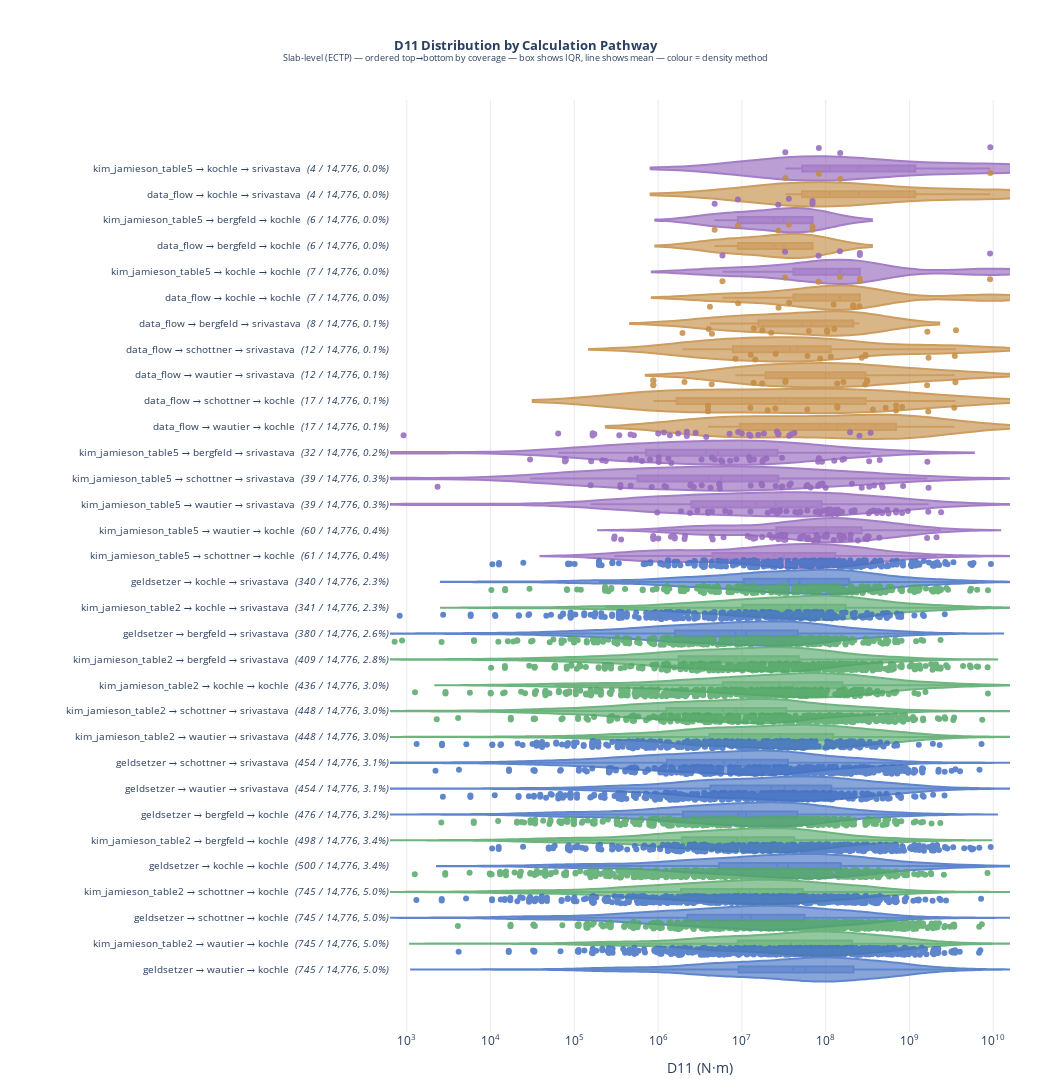

Source (notebook cell):
### Markdown cell above
## 5. D11 Distribution by Pathway

Horizontal violin plots comparing the D11 distributions across all 32 calculation pathways.
Pathways are ordered top-to-bottom by slab coverage (highest first). The x-axis shows D11 on a log₁₀ scale
so that distributions spanning several orders of magnitude remain visually comparable.

### Code cell
import math
import plotly.graph_objects as go

# Color by density method (first component of the pathway)
DENSITY_COLORS = {
    'geldsetzer':          'rgba( 68, 114, 196, 0.75)',
    'kim_jamieson_table2': 'rgba( 84, 168, 104, 0.75)',
    'kim_jamieson_table5': 'rgba(148, 103, 189, 0.75)',
    'data_flow':           'rgba(196, 140,  68, 0.75)',
}

# Log10-transform all values to make KDE shapes meaningful across orders of magnitude
all_log_vals = np.concatenate([
    np.log10(np.array(v)[np.array(v) > 0])
    for v in pathway_nominal.values() if v
])
x_min = math.floor(np.percentile(all_log_vals, 0.5))
x_max = math.ceil(np.percentile(all_log_vals, 99.5))

# Build log10 tick labels (e.g. 10⁻², 10⁻¹, …, 10⁵)
tick_vals  = list(range(x_min, x_max + 1))
tick_texts = [f"10<sup>{v}</sup>" for v in tick_vals]

fig = go.Figure()

# sorted_pathways is descending by coverage; add in reverse so the highest-coverage
# pathway ends up at the top of the (reversed) y-axis
for pathway, n_ok in reversed(sorted_pathways):
    vals = np.array(pathway_nominal.get(pathway, []))
    vals = vals[vals > 0]
    if len(vals) == 0:
        continue

    log_vals    = np.log10(vals)
    density_m   = pathway.split(' → ')[0]
    color       = DENSITY_COLORS.get(density_m, 'rgba(128,128,128,0.7)')
    line_color  = color.replace('0.75', '1.0')
    pct         = n_ok / total_slabs

    fig.add_trace(go.Violin(
        x=log_vals,
        y=[f"{pathway}  <i>({n_ok:,} / {total_slabs:,}, {pct:.1%})</i>"] * len(log_vals),
        orientation='h',
        name=pathway,
        box_visible=True,
        meanline_visible=True,
        points='all',
        fillcolor=color,
        line_color=line_color,
        opacity=0.85,
        showlegend=False,
    ))

fig.update_layout(
    title=dict(
        text=(
            '<b>D11 Distribution by Calculation Pathway</b><br>'
            '<sup>Slab-level (ECTP) — ordered top→bottom by coverage — '
            'box shows IQR, line shows mean — colour = density method</sup>'
        ),
        x=0.5, xanchor='center', font=dict(size=13),
    ),
    xaxis=dict(
        title='D11 (N·m)',
        range=[x_min - 0.2, x_max + 0.2],
        tickvals=tick_vals,
        ticktext=tick_texts,
        gridcolor='rgba(200,200,200,0.4)',
        zeroline=False,
    ),
    yaxis=dict(
        autorange='reversed',
        tickfont=dict(size=9.5),
        ticklabelposition='outside',
    ),
    plot_bgcolor='white',
    violingap=0.06,
    violingroupgap=0,
    width=1050,
    height=1380,
    margin=dict(l=390, r=40, t=100, b=60),
)

fig.show()
